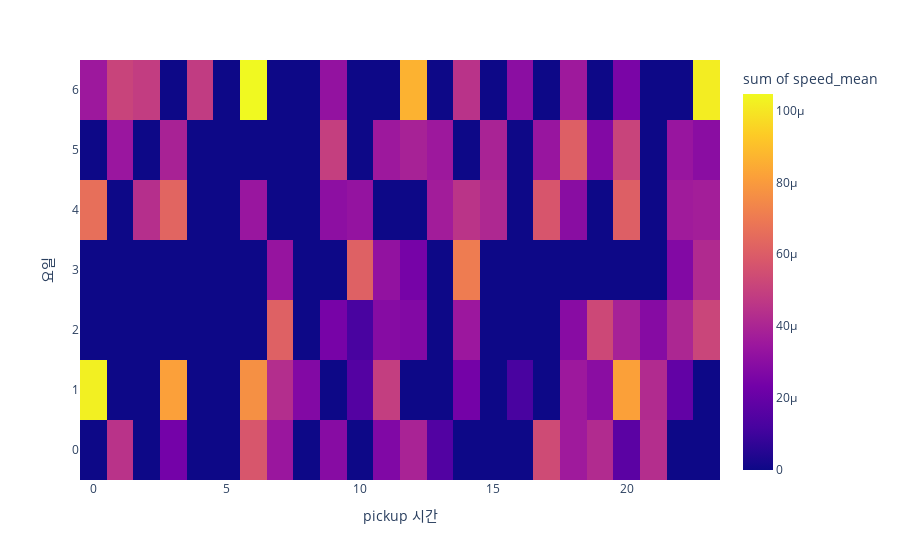

Source (notebook cell):
### Code cell
# 요일,시간에 따른 평균속력

tidydata = df_small.pivot_table(
    index = 'pickup_hour',
    columns = 'dayofweek',
    values = 'speed',
    aggfunc = 'mean'
).stack().reset_index().rename({0:'speed_mean'},axis=1)

tidydata.dayofweek

px.density_heatmap(
    data_frame=tidydata,
    x='pickup_hour',
    y='dayofweek',
    z='speed_mean',
    labels={'pickup_hour':'pickup 시간', 'dayofweek':'요일'},
    nbinsx=24,
    nbinsy=7,
    height=300
)

### Figure 1 — Plotly figure (JSON) as saved in the notebook; plotly's stock layout.template omitted (floating-point values rounded to 4 significant figures)
{"data": [{"coloraxis": "coloraxis", "histfunc": "sum", "hovertemplate": "pickup 시간=%{x}<br>요일=%{y}<br>sum of speed_mean=%{z}<extra></extra>", "name": "", "nbinsx": 24, "nbinsy": 7, "type": "histogram2d", "x": [0, 0, 0, 1, 1, 1, 2, 2, 3, 3, 3, 3, 4, 6, 6, 6, 6, 7, 7, 7, 7, 8, 9, 9, 9, 9, 9, 10, 10, 10, 10, 11, 11, 11, 11, 11, 12, 12, 12, 12, 12, 13, 13, 13, 14, 14, 14, 14, 14, 15, 15, 16, 16, 16, 17, 17, 17, 18, 18, 18, 18, 18, 18, 19, 19, 19, 19, 20, 20, 20, 20, 20, 20, 21, 21, 21, 22, 22, 22, 22, 22, 23, 23, 23, 23, 23], "xaxis": "x", "xbingroup": "x", "y": [1, 4, 6, 0, 5, 6, 4, 6, 0, 1, 4, 5, 6, 0, 1, 4, 6, 0, 1, 2, 3, 1, 0, 2, 4, 5, 6, 1, 2, 3, 4, 0, 1, 2, 3, 5, 0, 2, 3, 5, 6, 0, 4, 5, 1, 2, 3, 4, 6, 4, 5, 1, 5, 6, 0, 4, 5, 0, 1, 2, 4, 5, 6, 0, 1, 2, 5, 0, 1, 2, 4, 5, 6, 0, 1, 2, 1, 2, 3, 4, 5, 2, 3, 4, 5, 6], "yaxis": "y", "ybingroup": "y", "z": [0.0001024, 6.646e-05, 3.514e-05, 4.519e-05, 3.42e-05, 5.13e-05, 4.372e-05, 4.877e-05, 2.376e-05, 8.161e-05, 6.29e-05, 3.899e-05, 4.832e-05, 5.769e-05, 7.666e-05, 3.416e-05, 0.0001046, 3.43e-05, 4.306e-05, 6.14e-05, 3.33e-05, 2.756e-05, 2.909e-05, 2.453e-05, 3.07e-05, 4.937e-05, 3.223e-05, 1.537e-05, 1.241e-05, 6.135e-05, 3.269e-05, 2.71e-05, 4.903e-05, 2.89e-05, 3.214e-05, 3.528e-05, 3.93e-05, 2.756e-05, 2.446e-05, 3.871e-05, 8.639e-05, 1.49e-05, 3.679e-05, 3.518e-05, 2.39e-05, 3.499e-05, 7.061e-05, 4.534e-05, 4.52e-05, 4.102e-05, 3.939e-05, 1.23e-05, 1.785e-07, 3.013e-05, 5.376e-05, 5.751e-05, 3.385e-05, 3.598e-05, 3.538e-05, 2.928e-05, 2.97e-05, 6.097e-05, 3.559e-05, 4.23e-05, 2.983e-05, 5.272e-05, 2.762e-05, 1.714e-05, 8.162e-05, 3.833e-05, 6.097e-05, 5.124e-05, 2.544e-05, 4.319e-05, 4.208e-05, 2.871e-05, 1.9e-05, 4.052e-05, 2.753e-05, 3.64e-05, 3.387e-05, 5.175e-05, 4.19e-05, 3.736e-05, 2.98e-05, 0.0001015]}], "layout": {"autosize": true, "coloraxis": {"colorbar": {"title": {"text": "sum of speed_mean"}}, "colorscale": [[0, "#0d0887"], [0.1111, "#46039f"], [0.2222, "#7201a8"], [0.3333, "#9c179e"], [0.4444, "#bd3786"], [0.5556, "#d8576b"], [0.6667, "#ed7953"], [0.7778, "#fb9f3a"], [0.8889, "#fdca26"], [1, "#f0f921"]]}, "legend": {"tracegroupgap": 0}, "margin": {"t": 60}, "xaxis": {"anchor": "y", "autorange": true, "domain": [0, 1], "range": [-0.5, 23.5], "title": {"text": "pickup 시간"}, "type": "linear"}, "yaxis": {"anchor": "x", "autorange": true, "domain": [0, 1], "range": [-0.5, 6.5], "title": {"text": "요일"}, "type": "linear"}}}
